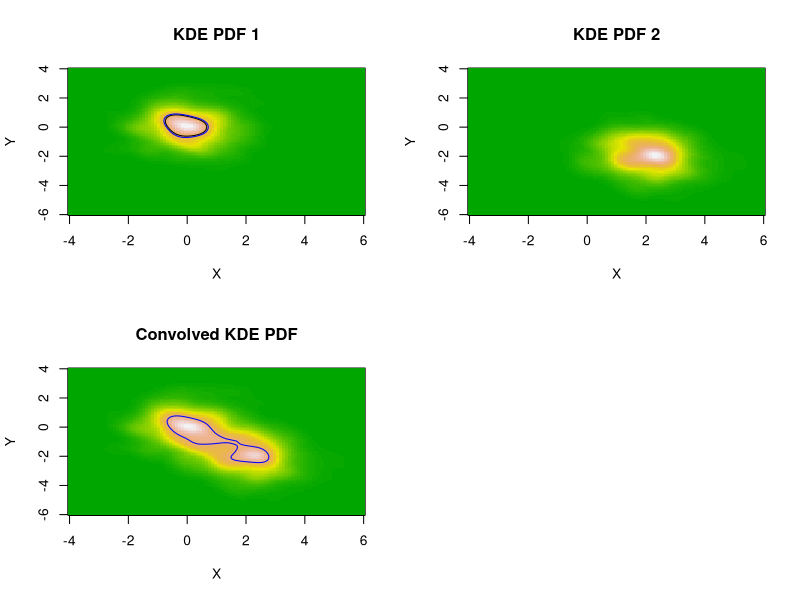

Reproduce this figure in R.
# Load necessary library
library(ks)

# Generate sample data
set.seed(123)
n <- 500
data1 <- cbind(rnorm(n, mean = 0, sd = 1), rnorm(n, mean = 0, sd = 1))
data2 <- cbind(rnorm(n, mean = 2, sd = 1), rnorm(n, mean = -2, sd = 1))

# Compute KDEs using a common grid
H1 <- Hpi(data1)
H2 <- Hpi(data2)

# Define a common grid range
xmin <- c(-4, -6)
xmax <- c(6, 4)
gridsize <- c(100, 100) # Ensures both KDEs use the same resolution

# Compute KDEs
kde1 <- kde(data1, H = H1, xmin = xmin, xmax = xmax, gridsize = gridsize)
kde2 <- kde(data2, H = H2, xmin = xmin, xmax = xmax, gridsize = gridsize)

# Convolve the two KDEs by summing their density estimates
convolved_density <- kde1$estimate + kde2$estimate

# Extract the grid points
x_grid <- kde1$eval.points[[1]]
y_grid <- kde1$eval.points[[2]]

# Reshape the density matrix into a vector for further manipulation
convolved_density_vector <- as.vector(convolved_density)

# Sort the density values to find the cumulative density distribution
sorted_density <- sort(convolved_density_vector, decreasing = TRUE)

# Calculate the cumulative sum to find the 75% total probability
total_density <- sum(convolved_density_vector)
cumulative_density <- cumsum(sorted_density) / total_density

# Find the value that corresponds to 75% of the total density
contour_level <- sorted_density[which.min(abs(cumulative_density - 0.25))]

#
contour_75_1 <- contourLevels(kde1, prob = 0.75)
#

# Test

cont_test_vect <- as.vector(kde1$estimate)
sorted_density_test <- sort(cont_test_vect, decreasing = TRUE)
total_density_test <- sum(cont_test_vect)
cumulative_density_test <- cumsum(sorted_density_test) / total_density_test
contour_level_test <- sorted_density_test[which.min(abs(cumulative_density_test - 0.25))]


# Plot PDFs
par(mfrow = c(2, 2)) # Arrange plots in a 2x2 grid

# Plot first KDE PDF
image(x_grid, y_grid, kde1$estimate,
    col = terrain.colors(50), main = "KDE PDF 1", xlab = "X", ylab = "Y"
)
# contour(x_grid, y_grid, kde1$estimate, add = TRUE)

contour(x_grid, y_grid, kde1$estimate, levels = contour_75_1, drawlabels = FALSE, add = TRUE)
contour(x_grid, y_grid, kde1$estimate, levels = contour_level_test, add = TRUE, col = "blue", drawlabels = FALSE)

# Plot second KDE PDF
image(x_grid, y_grid, kde2$estimate,
    col = terrain.colors(50), main = "KDE PDF 2", xlab = "X", ylab = "Y"
)
# contour(x_grid, y_grid, kde2$estimate, add = TRUE)

# Plot convolved KDE PDF
image(x_grid, y_grid, convolved_density,
    col = terrain.colors(50), main = "Convolved KDE PDF", xlab = "X", ylab = "Y"
)
# contour(x_grid, y_grid, convolved_density, add = TRUE)

# Plot the 75% contour for the convolved KDE PDF
contour(x_grid, y_grid, convolved_density, levels = contour_level, add = TRUE, col = "blue", drawlabels = FALSE)

# Plot again to verify consistency


# Reset plotting layout
par(mfrow = c(1, 1))
